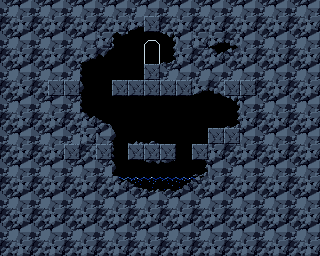

A level layout from a 2D game, rendered from its tile map. Below: a short description, then the map file with tile-grid data replaced by summaries:
An orthogonal 20x16 tile map with 16x16 px tiles, 2 tile layers (background, Tile Layer 1).

<map version="1.10" tiledversion="1.11.0" orientation="orthogonal" renderorder="right-down" width="20" height="16" tilewidth="16" tileheight="16" infinite="0" nextlayerid="3" nextobjectid="1">
 <tileset firstgid="1" name="PrtCave" tilewidth="16" tileheight="16">
  <image source="../assets/tilesets/PrtCave.png" width="256" height="80" />
 </tileset>
 <layer name="background" width="20" height="16">
  <data>[320 cells, 320 non-empty, 29 distinct tile ids]</data>
 </layer>
 <layer id="1" name="Tile Layer 1" width="20" height="16">
  <data>[320 cells, 0 non-empty, 0 distinct tile ids]</data>
 </layer>
</map>